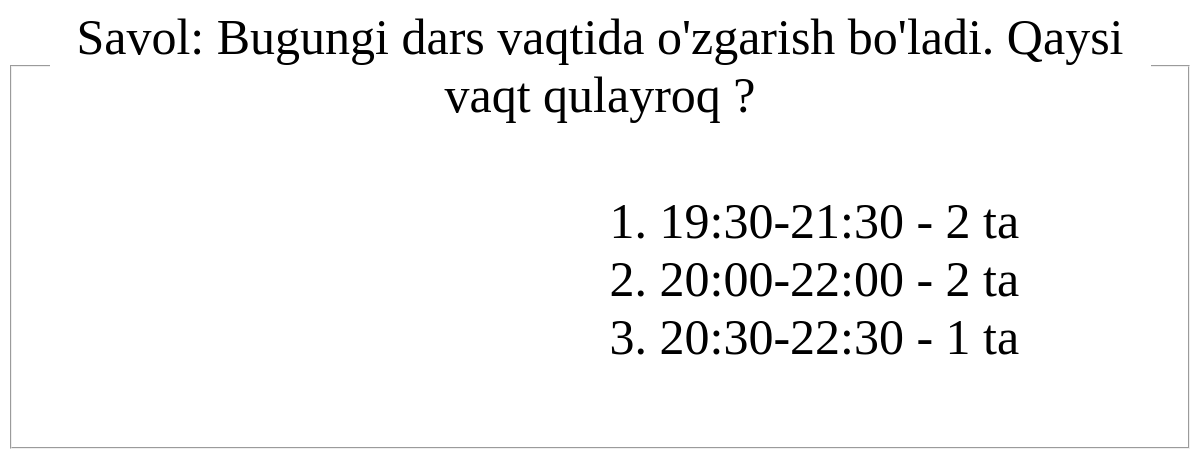
Before: /polls/1/result/ with the older database file.
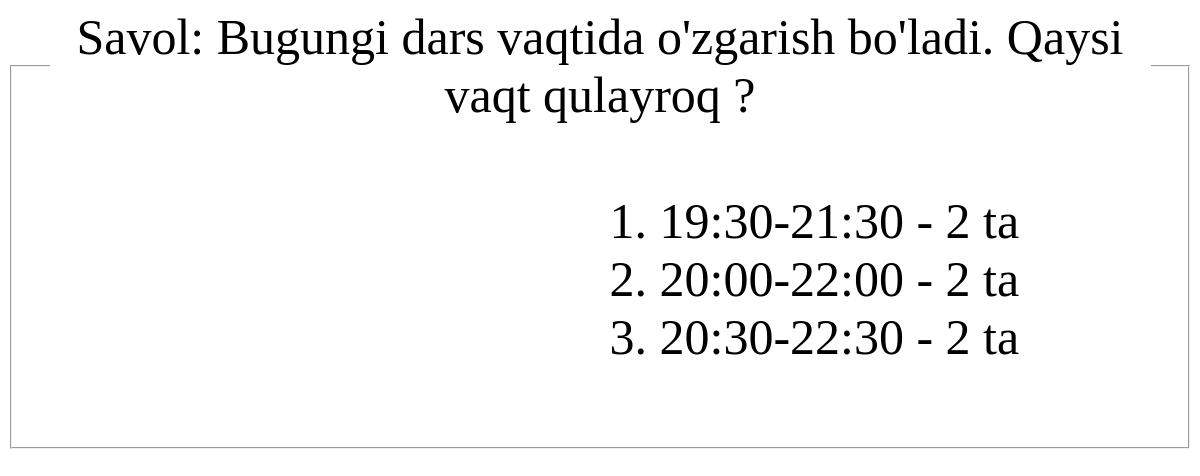
After: the same page with the newer database file.
### base/models.py (models this page shows, shortened)
class Options(Model):
    text = models.CharField(max_length=50)
    votes = models.IntegerField(default=0)
    question = models.ForeignKey(Question, on_delete=models.CASCADE)

### base/views.py (the view)
# urls.py: path("<int:question_id>/result/", question_result, name="result")
def question_result(request, question_id):
    ques = Question.objects.get(id=question_id)
    options = Options.objects.filter(question=ques)
    context = {
        "question": ques,
        "options": options
    }
    return render(request, "result.html", context)

### template/result.html (shortened to what this page needs)
<!DOCTYPE html>
<html lang="en">
<head>
</head>
<body>
    <fieldset>
        <legend>Savol: {{question.text}}</legend>
        <div>
            <ol>
            {% for i in options %}
                <li>{{i.text}} - {{i.votes}} ta</li>
            {% endfor %}
        </ol>
        </div>
    </fieldset>
</body>
</html>

Changed rows visible on the page:
changed Options (number 3 of 3 on the later page): votes "1" → "2"
